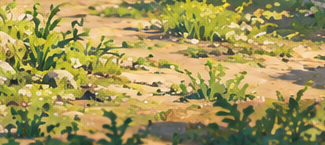
#> input picture foliage_tree_web_v08/assets/forest_floor_source_crop.png, 325 x 145 px
$ python build_environment_texture.py
#> lines starting #> are read from the running program, lines starting #| are printed output that depends on the picture; after the words box and inside, x2 and y2 are one past the last pixel; in counts of white or black regions, pixels touching at a corner belong together
"""Convert the generated ground-only crop into a repeating, soft-painted albedo.
Input pixels are from image generation, not from the browser preview.
The generated showcase itself is not used as a backdrop or a fake render.
"""
from pathlib import Path
from PIL import Image,ImageEnhance,ImageFilter
import numpy as np,json,shutil
ROOT=Path(__file__).resolve().parents[1]
rng=np.random.default_rng(20261008)
# Saved independently so this conversion is reproducible without the original showcase.
src=ROOT/'assets/forest_floor_source_crop.png'
if not src.exists():
 im=Image.open('/mnt/data/a_wide_stylized_painterly_3d_rendered_screenshot.png')
 im.crop((875,780,1200,925)).save(src)
im=Image.open(src).convert('RGB').resize((600,420),Image.Resampling.LANCZOS)
im=ImageEnhance.Color(im).enhance(.68)
s=np.asarray(im,dtype=float)
# Gentle local illumination flattening. Stylized albedo still has painted detail.
low=np.asarray(im.filter(ImageFilter.GaussianBlur(34)),float)
s=np.clip(s*.78+(s-low+low.mean((0,1)))*.22,0,255)
# Image quilting with minimum error overlap seams, using only generated floor pixels.
P,O=168,36;STEP=P-O;N=1056
canvas=np.zeros((N+P,N+P,3),float)
def seam(err):
 h,w=err.shape;acc=err.copy();back=np.zeros((h,w),int)
 for y in range(1,h):
  opts=np.stack([np.r_[np.inf,acc[y-1,:-1]],acc[y-1],np.r_[acc[y-1,1:],np.inf]])
  delta=opts.argmin(0)-1;back[y]=np.arange(w)+delta;acc[y]+=opts.min(0)
 out=np.empty(h,int);out[-1]=acc[-1].argmin()
 for y in range(h-2,-1,-1):out[y]=back[y+1,out[y+1]]
 return out
for y in range(0,N,STEP):
 for x in range(0,N,STEP):
  candidates=[]
  for c in range(24):
   xx=int(rng.integers(0,s.shape[1]-P));yy=int(rng.integers(0,s.shape[0]-P))
   p=s[yy:yy+P,xx:xx+P].copy();p=np.rot90(p,int(rng.integers(0,4)))
   if rng.random()<.5:p=p[:,::-1]
   cost=0.
   if x:cost+=np.mean((canvas[y:y+P,x:x+O]-p[:,:O])**2)
   if y:cost+=np.mean((canvas[y:y+O,x:x+P]-p[:O])**2)
   candidates.append((cost,p))
  p=min(candidates,key=lambda a:a[0])[1]
  mask=np.ones((P,P),bool)
  if x:
   edge=seam(np.sum((canvas[y:y+P,x:x+O]-p[:,:O])**2,axis=2))
   for row,e in enumerate(edge):mask[row,:e]=False
  if y:
   edge=seam(np.sum((canvas[y:y+O,x:x+P]-p[:O])**2,axis=2).T)
   for col,e in enumerate(edge):mask[:e,col]=False
  old=canvas[y:y+P,x:x+P];canvas[y:y+P,x:x+P]=np.where(mask[:,:,None],p,old)
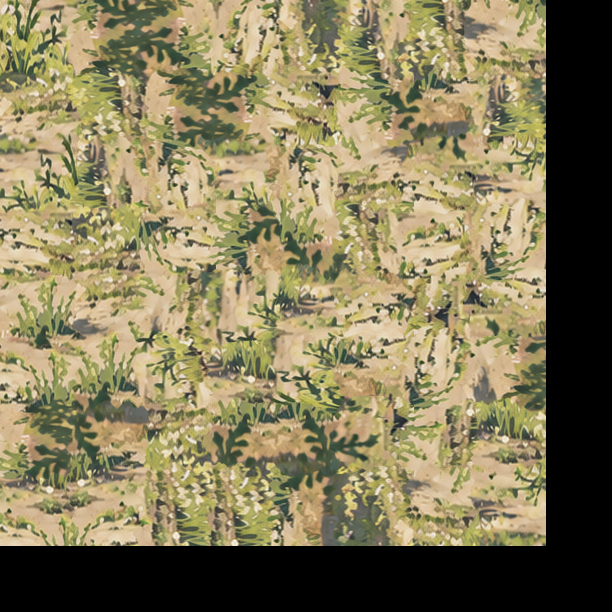
#> canvas: shape (1224, 1224, 3) float64 (shown at 1/2 size); mean R, G, B 133.3, 124, 90
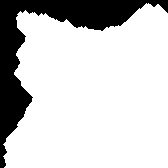
#> mask: shape (168, 168) bool; 79.8% white; 1 black region, box (x1, y1, x2, y2) and area: (0, 0, 168, 168) 5688
u=canvas[:1024,:1024]
# Periodic/smooth decomposition (FFT Poisson solve), removes large edge jumps.
h,w=u.shape[:2];v=np.zeros_like(u)
#> after `h, w = u.shape[:2]`: h = 1024; w = 1024
v[0]+=u[-1]-u[0];v[-1]+=u[0]-u[-1];v[:,0]+=u[:,-1]-u[:,0];v[:,-1]+=u[:,0]-u[:,-1]
den=2*np.cos(2*np.pi*np.arange(h)/h)[:,None]+2*np.cos(2*np.pi*np.arange(w)/w)[None,:]-4;den[0,0]=1
smooth=np.fft.fft2(v,axes=(0,1))/den[:,:,None];smooth[0,0]=0
u-=np.fft.ifft2(smooth,axes=(0,1)).real
# A little less contrast than a hero texture so the canopy remains the focus.
u=(u-u.mean((0,1)))*.82+u.mean((0,1));u=u*.90+np.array([175,178,119])*.10
out=Image.fromarray(np.uint8(np.clip(u,0,255)))
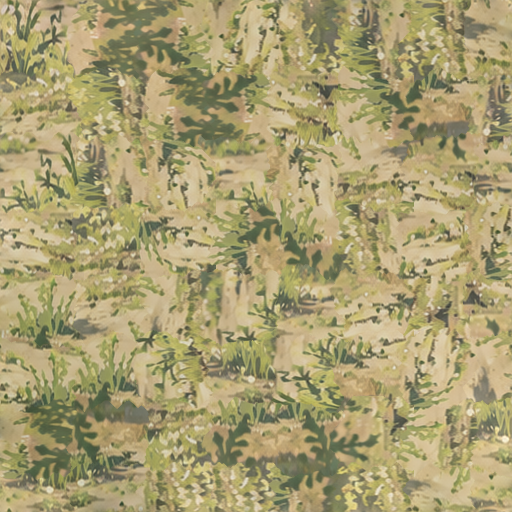
#> out: PIL image 1024x1024 RGB (shown at 1/2 size); mean R, G, B 167.6, 157.3, 113.1
out.save(ROOT/'assets/forest_floor_basecolor.jpg',quality=94,subsampling=0)
(ROOT/'assets/forest_floor_provenance.json').write_text(json.dumps({
 'source':'Image-generated forest artwork, isolated floor-only crop',
 'processing':'crop, local contrast moderation, deterministic image quilting, periodic edge correction',
 'basecolor':'forest_floor_basecolor.jpg','size':[1024,1024],
 'not_used':'No generated whole-scene image or generated UI is used as the web scene',
 'note':'An artistic color texture, not measured scan data; fine painted shading remains.'},indent=2))
print('generated-floor crop -> 1024px periodic texture')
# The generated ground contains standing-plant silhouettes. Keep its painted
# micro-detail, but suppress those shapes with a broad moss/loam control layer.
# This processing is deliberately documented rather than calling it a raw image-gen tile.
from scipy.ndimage import gaussian_filter, map_coordinates
from PIL import ImageDraw
rng=np.random.default_rng(7117)
N=1024
Y,X=np.mgrid[:N,:N]
def noise(size):
 small=rng.random((size,size))
 return np.clip(map_coordinates(small,[Y*size/N,X*size/N],order=3,mode="grid-wrap"),0,1)
coarse=(noise(5)*.58+noise(11)*.28+noise(25)*.14)
fine=noise(90)
mask=np.clip((coarse-.40)/.22,0,1);mask=mask*mask*(3-2*mask)
baseLoam=np.array([185.,161.,119.]);baseMoss=np.array([107.,126.,69.])
palette=baseLoam[None,None,:]*(1-mask[:,:,None])+baseMoss[None,None,:]*mask[:,:,None]
gen=np.asarray(out,float);lum=gen.mean(2)
#> after `lum = gen.mean(2)`:
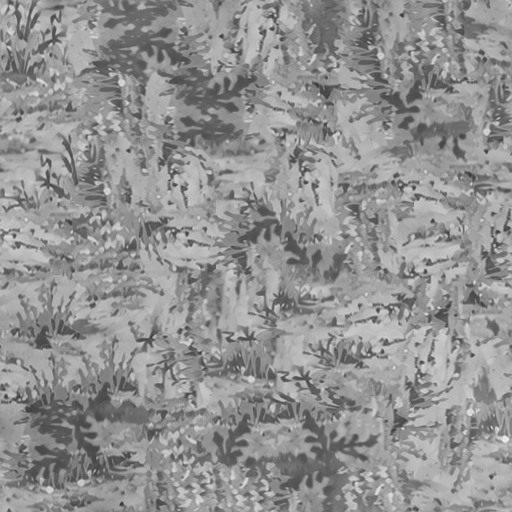
#> lum: shape (1024, 1024) float64 (shown at 1/2 size); min 48.33, max 243, mean 146
high=lum-gaussian_filter(lum,6,mode='wrap')
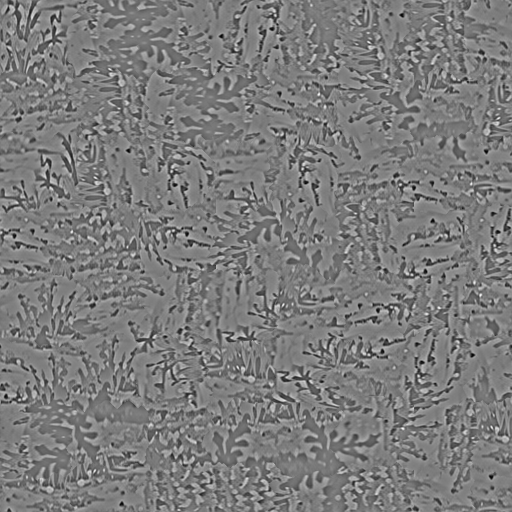
#> high: shape (1024, 1024) float64 (shown at 1/2 size); min -85.64, max 90.22, mean 0; drawn with min black and max white
palette+=high[:,:,None]*.25+(fine[:,:,None]-.5)*12
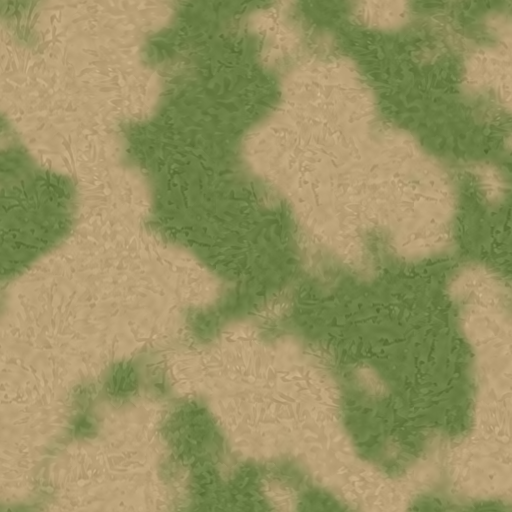
#> palette: shape (1024, 1024, 3) float64 (shown at 1/2 size); mean of channels 0, 1, 2 152.2, 146.3, 98; drawn as R, G, B
# Low-opacity influence from the actual image-generated RGB material.
palette=palette*.88+gen*.12
tex=Image.fromarray(np.uint8(np.clip(palette,0,255)))
d=ImageDraw.Draw(tex,'RGBA')
# Sparse flat leaf litter and pebbles: details remain subordinate to 3D grasses.
for i in range(70):
 x=int(rng.integers(20,N-20));y=int(rng.integers(20,N-20));ang=float(rng.uniform(0,6.283))
 if mask[y,x]>.80 and rng.random()>.3:continue
 if i%4==0:
  w=int(rng.integers(3,8));h=int(rng.integers(3,6));d.ellipse((x-w,y-h,x+w,y+h),fill=(143,138,111,175))
  d.arc((x-w,y-h,x+w,y+h),180,270,fill=(193,187,151,160),width=2)
 else:
  le=float(rng.uniform(6,13));wi=float(rng.uniform(2,4));cs=np.cos(ang);sn=np.sin(ang)
  points=[(0,-le),(.75*wi,-.3*le),(wi,.2*le),(0,le),(-wi,.2*le),(-.7*wi,-.35*le)]
  pts=[(x+a*cs-b*sn,y+a*sn+b*cs) for a,b in points]
  d.polygon(pts,fill=(153+int(rng.integers(-12,15)),121+int(rng.integers(-8,14)),66,190))
  d.line([(x-le*.7*sn,y+le*.7*cs),(x+le*.7*sn,y-le*.7*cs)],fill=(114,107,62,105),width=1)
# Gentle wrapping crossfade only at the very edges, protects repeating sampling.
a=np.asarray(tex,float).copy()
for dim in [0,1]:
 if dim:a=np.swapaxes(a,0,1)
 b=a.copy();w=28
 for j in range(w):
  t=(w-j)/w*.5;avg=(b[j]+b[-j-1])*.5
  a[j]=b[j]*(1-t)+avg*t;a[-j-1]=b[-j-1]*(1-t)+avg*t
 a[0]=a[-1]=(a[0]+a[-1])*.5
 if dim:a=np.swapaxes(a,0,1)
#> this loop made 2 passes
#> pass 2, `if dim:a=np.swapaxes(a,0,1)`:
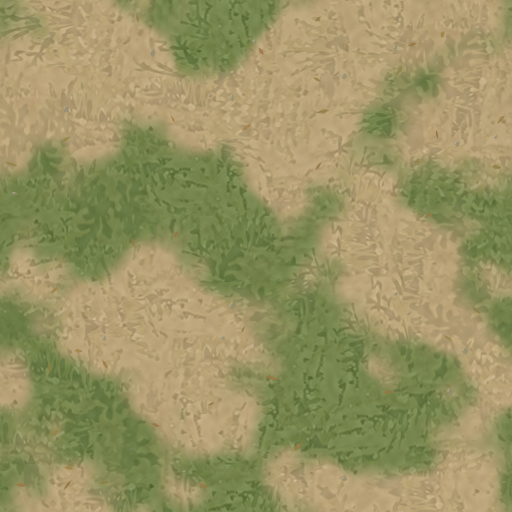
#> a: shape (1024, 1024, 3) float64 (shown at 1/2 size); mean R, G, B 153.5, 147, 99.2
Image.fromarray(np.uint8(np.clip(a,0,255))).save(ROOT/'assets/forest_floor_basecolor.jpg',quality=94,subsampling=0)
meta=json.loads((ROOT/'assets/forest_floor_provenance.json').read_text());meta['processing']+='; broad procedural moss/loam control layer to suppress perspective plants; sparse leaf-litter embellishment'
(ROOT/'assets/forest_floor_provenance.json').write_text(json.dumps(meta,indent=2))
print('Generated-image detail retained under simplified moss/loam control layer')
